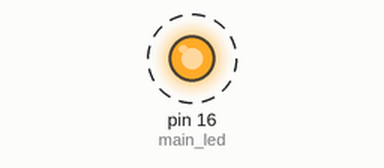
The sketch below on a simulated Arduino Uno, built with avr-gcc and run on an emulated ATmega328P. On the bench: output pins drawn as LEDs (lit = HIGH). Dashed ring = blinking. Pins used as bus, display or sensor lines are not drawn.

Above: at 0.5 s.
Timing chart, 0 to 5.5 s (numbered marks = the images above):
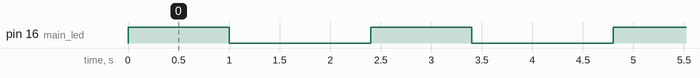

Measured:
- by itself, pin 16 (main_led): alternates HIGH for 1.0 s and LOW for 1.4 s

The sketch:

leds_on_esp8266.ino
```cpp
int main_led = 16;
int wifi_led = 0;

void setup() {
  // put your setup code here, to run once:
  Serial.begin(115200);

  pinMode(main_led, OUTPUT);
  pinMode(wifi_led, OUTPUT);
}

void loop() {
  // put your main code here, to run repeatedly:
  digitalWrite(main_led, HIGH);
  delay(1000);
  digitalWrite(main_led, LOW);
  delay(200);
  digitalWrite(wifi_led, HIGH);
  delay(1000);
  digitalWrite(wifi_led, LOW);
  delay(200);
}
```
